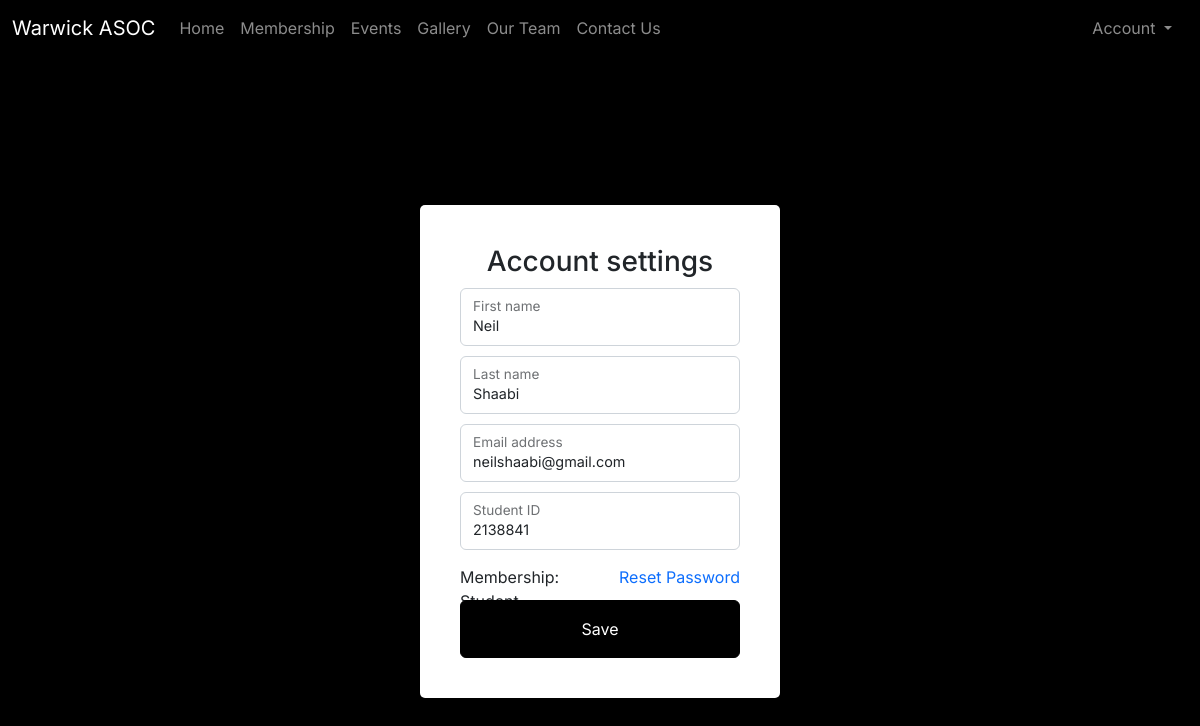
The app's page /settings (signed in), older data.
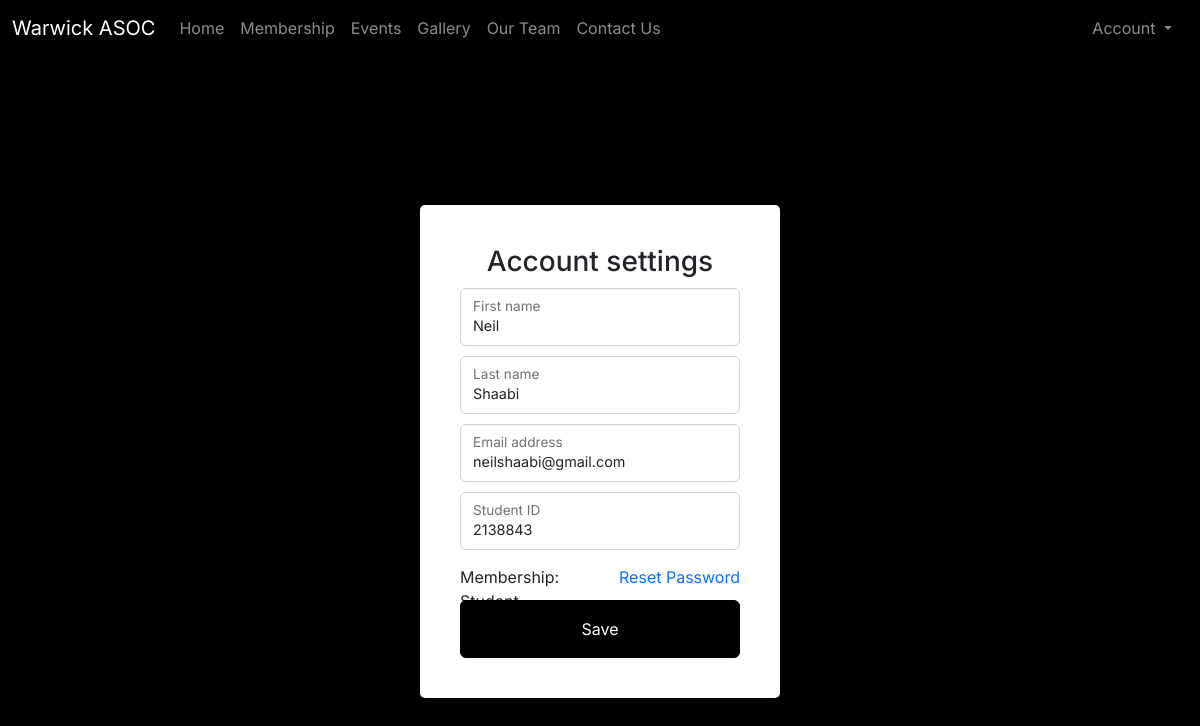
The same page, newer data.
### db_schema.py (models this page shows, shortened)
class User(UserMixin, db.Model):
    __tablename__ = 'users'
    id = db.Column(db.Integer, primary_key=True)
    email = db.Column(db.Text, unique=True, nullable=False)
    password_hash = db.Column(db.Text, nullable=False)
    first_name = db.Column(db.Text)
    last_name = db.Column(db.Text)
    date_joined = db.Column(db.Date)
    membership = db.Column(db.Text)
    student_id = db.Column(db.Integer)
    verified = db.Column(db.Boolean)

### app.py (the view)
@app.route("/settings", methods=["GET", "POST"])
@login_required
def settings():
    user = User.query.filter_by(id=current_user.id).first()
    if request.method == "POST":
        first_name = escape(request.form.get("first_name"))
        last_name = escape(request.form.get("last_name"))
        email = request.form.get("email")
        student_id = request.form.get("student_id")
        if not first_name or not last_name:
            error = "Please enter your full name"
        elif not email:
            error = "Please enter your email"
        elif (user.membership == 'Student') and (not isValidID(student_id)):
            error = "Invalid student ID"
        elif (email != user.email) and (User.query.filter_by(email=email.lower()).first() is not None):
            error = "This email address is already in use"
        else:
            user.first_name = first_name
            user.last_name = last_name
            user.student_id = int(student_id)
            db.session.commit()
            if email != user.email:
                user.email = email
                user.verified = False
                db.session.commit()
                sendVerificationEmail(s, mail, user)
                flash('Email verification link sent to {}'.format(email))
                return url_for('index')
            else:
                flash('Success! Account details updated')
                return url_for('index')
        return jsonify({'error' : error})
    else:
        return render_template("settings.html", user=user)

### app.py (called while the page is built)
@login_manager.user_loader
def load_user(user_id):
    return User.query.get(int(user_id))

### templates/settings.html (shortened to what this page needs)
{% extends "layout.html" %}
{% block main %}
    <div class="container-login">
        <h3>Account settings</h3>
        <form id="settings-form">
            <div class="form-floating">
                <input type="text" id="first_name" placeholder="First name" value="{{ user.first_name }}" class="form-control">
                <label for="first_name">First name</label>
            </div>
            <div class="form-floating">
                <input type="text" id="last_name" placeholder="Last name" value="{{ user.last_name }}" class="form-control">
                <label for="last_name">Last name</label>
            </div>
            <div class="form-floating">
                <input type="email" id="email" placeholder="Email address" value="{{ user.email }}" class="form-control">
                <label for="email">Email address</label>
            </div>
            {% if user.membership == "Student" %}
                <div class="form-floating">
                    <input type="text" id="student_id" placeholder="Student ID" value="{{ user.student_id }}" class="form-control">
                    <label for="student_id">Student ID</label>
                </div>
            {% endif %}
            <div style="display: flex; flex-direction: row; margin: 15px 0; width: 100%; height: 20px;">
                <div style="display: inline; text-align: left; width: 50%; height: 100%;">
                    Membership: <span id="membership-type">{{ user.membership }}</span>
                </div>
                <div style="display: inline-block; text-align: right; width: 50%; height: 100%;">
                    <a href="/reset-password">Reset Password</a>
                </div>
            </div>
            <button type="submit" class="btn btn-dark">Save</button>
        </form>
    </div>
{% endblock %}

Row changes from the older to the newer data that the page shows:
changed User "Neil": student_id "2138841" → "2138843"
